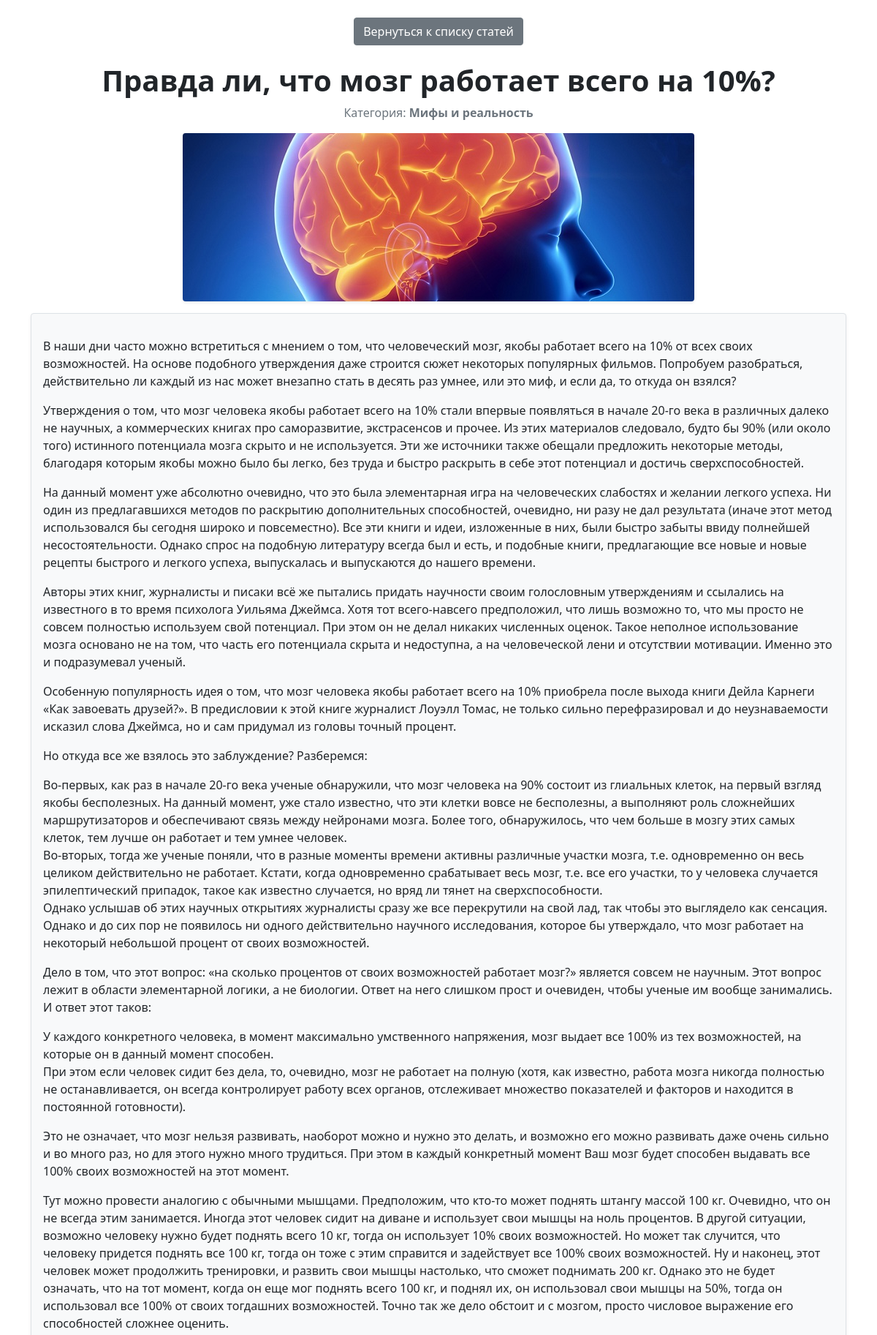
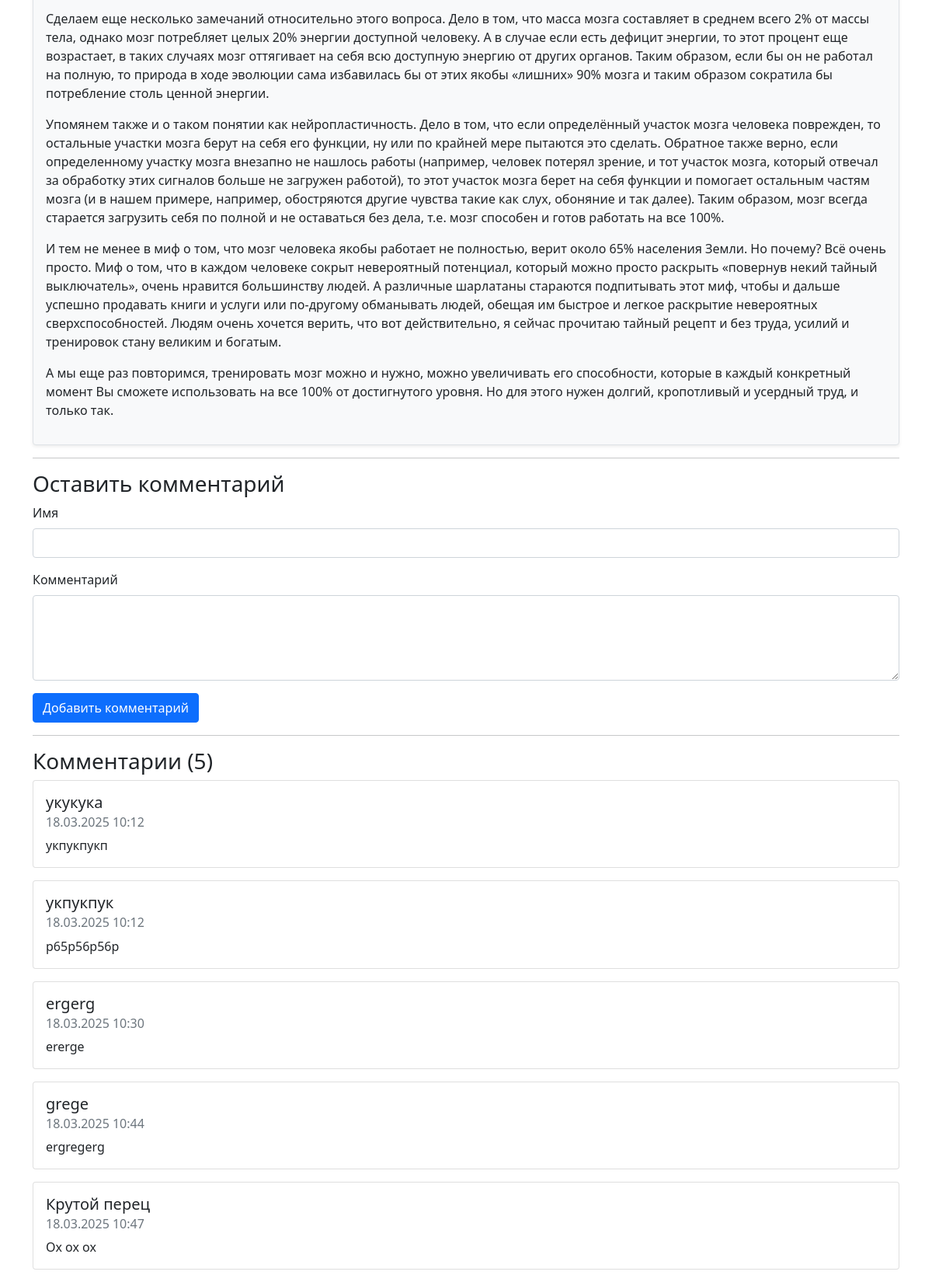
The app's page /articles/6/?q= with its own data (2 pictures, top to bottom).
### main/models.py (models this page shows, shortened)
class Article(models.Model):
    title = models.CharField(max_length=255, blank=False)
    description = models.TextField(blank=True)
    public_date = models.DateTimeField(
        blank=False, auto_now_add=True
    )  # Changed to DateTimeField
    image = models.ImageField(upload_to="images", blank=True)
    category = models.ForeignKey(
        Category,
        related_name="articles",
        on_delete=models.CASCADE,
        blank=True,
        null=True,
    )

class Category(models.Model):
    name = models.CharField(max_length=255, blank=False)

class Comment(models.Model):
    article = models.ForeignKey(
        Article, related_name="comments", on_delete=models.CASCADE
    )
    username = models.CharField(max_length=255, blank=False)
    comment_date = models.DateTimeField(
        blank=False, auto_now_add=True
    )  # Changed to DateTimeField
    comment_text = models.TextField(blank=False)

### main/views.py (the view, shortened to what this page needs)
# urls.py: path("articles/<int:article_id>/", views.article_detail, name="article-detail"),
def article_detail(request, article_id):
    article = get_object_or_404(Article, pk=article_id)
    categories = request.GET.getlist("category")
    return render(request, "main/article_detail.html", {"article": article,
            "categories": categories,})

### main/templates/main/article_detail.html (shortened to what this page needs)
{% extends "./base.html" %}
{% block body %}
<div class="container mt-4">
    <div class="text-center mb-4">
        <a href="{% url 'index' %}?q={{ request.GET.q }}{% for category in categories %}&category={{ category }}{% endfor %}"
            class="btn btn-secondary">Вернуться к списку статей</a>
    </div>
    <h1 class="text-center fw-bold">{{ article.title }}</h1>
    <p class="text-center text-muted">Категория: <strong>{{ article.category.name }}</strong></p>
    <div class="text-center">
        <img src="{{ article.image.url }}" class="img-fluid d-block mx-auto rounded shadow-sm"
            style="max-height: 400px; object-fit: cover;" alt="{{ article.title }}">
    </div>
    <div class="mt-3 p-3 border rounded bg-light shadow-sm">
        <p class="fs-5 text-justify">{{ article.description|linebreaks }}</p>
    </div>
    <hr>
    <h3>Оставить комментарий</h3>
    <form id="commentForm" method="POST"
        action="{% url 'article-detail' article.id %}?q={{ request.GET.q }}{% for category in categories %}&category={{ category }}{% endfor %}">
        <div class="mb-3">
            <label for="username" class="form-label">Имя</label>
            <input type="text" name="username" id="username" class="form-control" required>
        </div>
        <div class="mb-3">
            <label for="comment_text" class="form-label">Комментарий</label>
            <textarea name="comment_text" id="comment_text" class="form-control" rows="4" required></textarea>
        </div>
        <button type="submit" class="btn btn-primary">Добавить комментарий</button>
    </form>
    <hr>
    <h3>Комментарии (<span id="commentCount">{{ article.comments.count }}</span>)</h3>
    <div id="commentList">
        {% for comment in article.comments.all %}
        <div class="card mb-3">
            <div class="card-body">
                <h5 class="card-title">{{ comment.username }}</h5>
                <h6 class="card-subtitle text-muted">{{ comment.comment_date|date:"d.m.Y H:i" }}</h6>
                <p class="card-text mt-2">{{ comment.comment_text }}</p>
            </div>
        </div>
        {% empty %}
        <p>Комментариев пока нет. Будьте первым!</p>
        {% endfor %}
    </div>
</div>
{% endblock %}

### records on screen
Article: title "Правда ли, что мозг работает всего на 10%?", category.name "Мифы и реальность", image (picture), description "В наши дни часто можно встретиться с мнением о том, что человеческий мозг, якобы работает всего на 10% от всех своих возможностей. На основе подобного утверждения даже строится сюжет некоторых популярных фильмов. Попробуем разобраться, действительно ли каждый из нас может внезапно стать в десять раз умнее, или это миф, и если да, то откуда он взялся? Утверждения о том, что мозг человека якобы работает всего на 10% стали впервые появляться в начале 20-го века в различных далеко не научных, а коммерческих книгах про саморазвитие, экстрасенсов и прочее. Из этих материалов следовало, будто бы 90% (или около того) истинного потенциала мозга скрыто и не используется. Эти же источники также…", comments.count "5"
Comment: username "укукука", comment_date "18.03.2025 10:12", comment_text "укпукпукп"
Comment: username "укпукпук", comment_date "18.03.2025 10:12", comment_text "р65р56р56р"
Comment: username "ergerg", comment_date "18.03.2025 10:30", comment_text "ererge"
Comment: username "grege", comment_date "18.03.2025 10:44", comment_text "ergregerg"
Comment: username "Крутой перец", comment_date "18.03.2025 10:47", comment_text "Ох ох ох"
